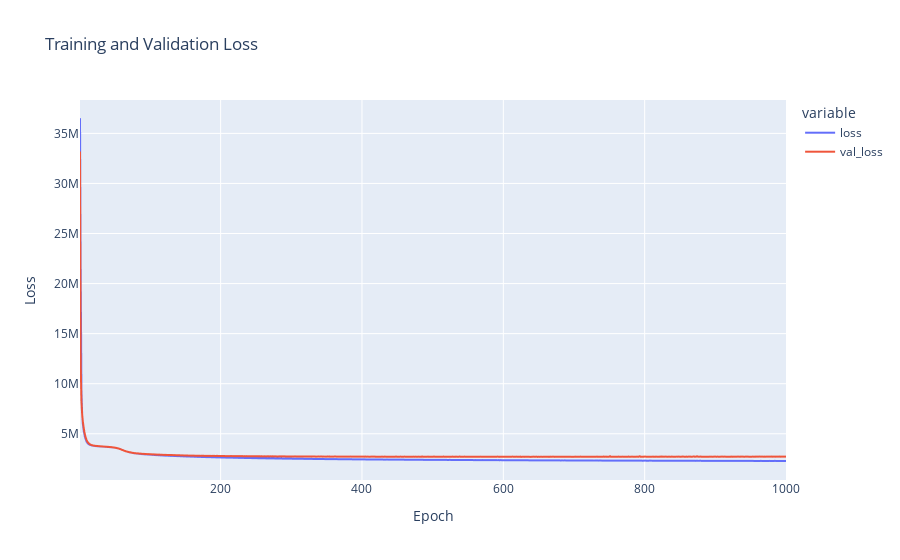
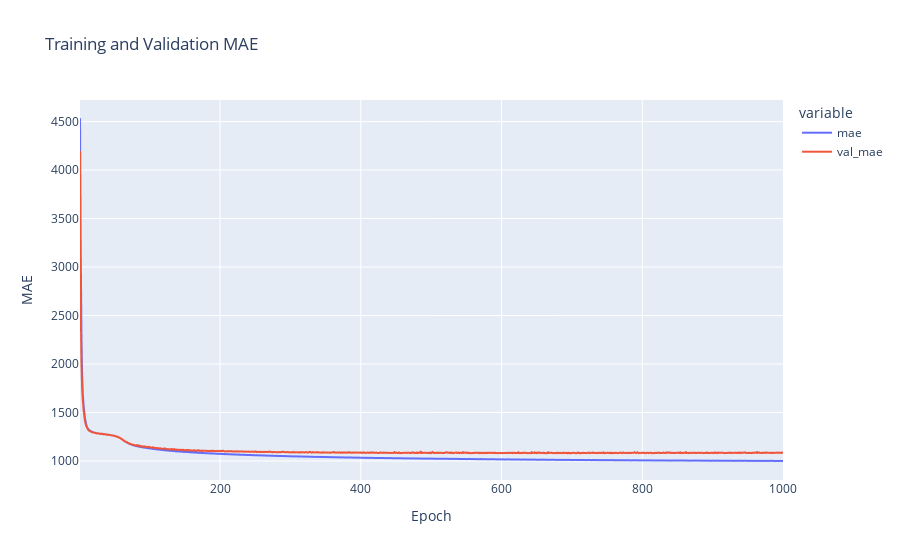

Notebook code for these charts, in order:
### Code cell
import plotly.express as px
import pandas as pd

# create a dataframe with the training history
df_graph = pd.DataFrame(history.history)

# create line charts for loss and MAE
fig = px.line(df_graph, x=df_graph.index+1, y=['loss', 'val_loss'], labels={'x':'Epoch', 'value':'Loss'},
              title='Training and Validation Loss')
fig.update_traces(mode='lines')
fig.show()

fig = px.line(df_graph, x=df_graph.index+1, y=['mae', 'val_mae'], labels={'x':'Epoch', 'value':'MAE'},
              title='Training and Validation MAE')
fig.update_traces(mode='lines')
fig.show()

### Figure 1 — Plotly figure (JSON) as saved in the notebook; plotly's stock layout.template omitted (floating-point values rounded to 4 significant figures; data arrays with more than 128 entries replaced by an {"elided": "..."} marker saying what was removed)
{"data": [{"hovertemplate": "variable=loss<br>Epoch=%{x}<br>Loss=%{y}<extra></extra>", "legendgroup": "loss", "line": {"color": "#636efa", "dash": "solid"}, "marker": {"symbol": "circle"}, "mode": "lines", "name": "loss", "showlegend": true, "type": "scattergl", "x": {"elided": "1000 int values"}, "xaxis": "x", "y": {"elided": "1000 float values"}, "yaxis": "y"}, {"hovertemplate": "variable=val_loss<br>Epoch=%{x}<br>Loss=%{y}<extra></extra>", "legendgroup": "val_loss", "line": {"color": "#EF553B", "dash": "solid"}, "marker": {"symbol": "circle"}, "mode": "lines", "name": "val_loss", "showlegend": true, "type": "scattergl", "x": {"elided": "1000 int values"}, "xaxis": "x", "y": {"elided": "1000 float values"}, "yaxis": "y"}], "layout": {"legend": {"title": {"text": "variable"}, "tracegroupgap": 0}, "title": {"text": "Training and Validation Loss"}, "xaxis": {"anchor": "y", "domain": [0, 1], "title": {"text": "Epoch"}}, "yaxis": {"anchor": "x", "domain": [0, 1], "title": {"text": "Loss"}}}}

### Figure 2 — Plotly figure (JSON) as saved in the notebook; plotly's stock layout.template omitted (floating-point values rounded to 4 significant figures; data arrays with more than 128 entries replaced by an {"elided": "..."} marker saying what was removed)
{"data": [{"hovertemplate": "variable=mae<br>Epoch=%{x}<br>MAE=%{y}<extra></extra>", "legendgroup": "mae", "line": {"color": "#636efa", "dash": "solid"}, "marker": {"symbol": "circle"}, "mode": "lines", "name": "mae", "showlegend": true, "type": "scattergl", "x": {"elided": "1000 int values"}, "xaxis": "x", "y": {"elided": "1000 float values"}, "yaxis": "y"}, {"hovertemplate": "variable=val_mae<br>Epoch=%{x}<br>MAE=%{y}<extra></extra>", "legendgroup": "val_mae", "line": {"color": "#EF553B", "dash": "solid"}, "marker": {"symbol": "circle"}, "mode": "lines", "name": "val_mae", "showlegend": true, "type": "scattergl", "x": {"elided": "1000 int values"}, "xaxis": "x", "y": {"elided": "1000 float values"}, "yaxis": "y"}], "layout": {"legend": {"title": {"text": "variable"}, "tracegroupgap": 0}, "title": {"text": "Training and Validation MAE"}, "xaxis": {"anchor": "y", "domain": [0, 1], "title": {"text": "Epoch"}}, "yaxis": {"anchor": "x", "domain": [0, 1], "title": {"text": "MAE"}}}}
